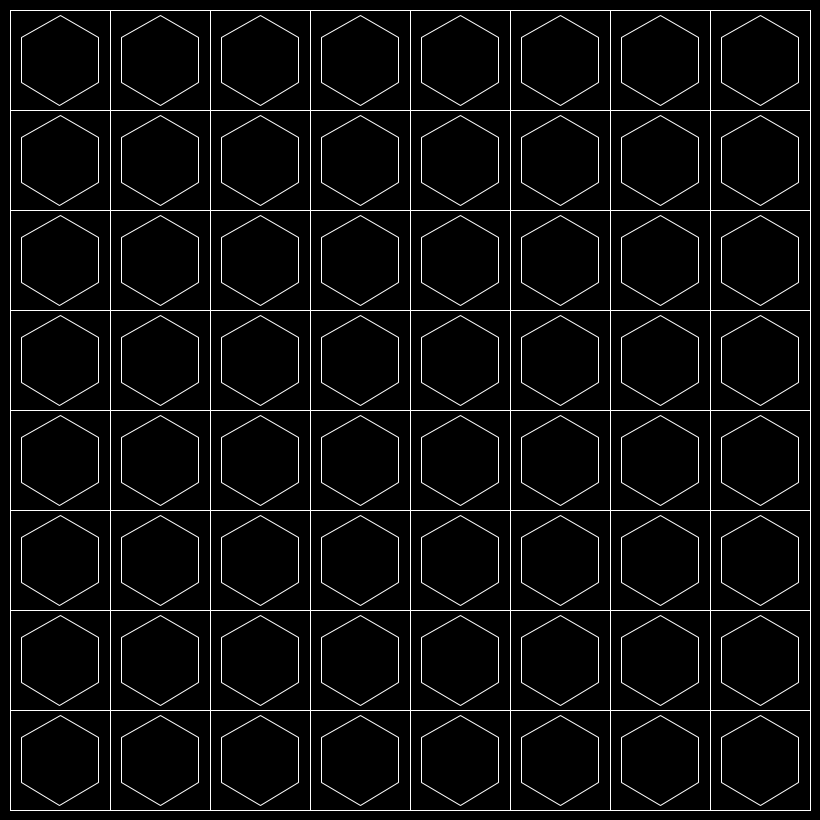
Frame 1 (no input)
Frame 60 (the mouse pressed at the canvas centre just before this capture): identical to frame 1, image omitted
Frame 120 (the mouse held since frame 60 and released just before this capture): identical to frame 1, image omitted

The Processing sketch that drew this single still picture (run headless with seeded random() and noise(); from frame 60 on, the mouse is pressed at the canvas centre):

// Processing sketch: Sketch_33
// ── Sketch_33.pde
Hexagon[] hexagons;
ArrayList<GridPoint> points = new ArrayList<GridPoint>();
float tileWidth = 100, tileHeight = 100;
int hexRadius=60;
int gridCount = 0;

void setup()
{ 
    size(820,820);

    for (float x = 0; x < (width - 20); x += tileWidth) 
    {
        for (float y = 0; y < (height - 20); y += tileHeight) 
        {
            points.add(new GridPoint(x, y, tileWidth, tileHeight));
            gridCount++;
        }
    }
    
    hexagons=new Hexagon[gridCount];

    for (int i=0; i<points.size(); i++)
    {
        hexagons[i] = new Hexagon(points.get(i).x + tileWidth/2, points.get(i).y + tileHeight/2, hexRadius * 0.75);
    }
}

void randomlySubdivideGridPoints () 
{
    ArrayList<GridPoint> newPoints = new ArrayList<GridPoint>();
    
    for (GridPoint p : points)
    {
        if (random(1) > 0.5) 
        {
            p.Subdivide(newPoints);
        } 
        else 
        {
            newPoints.add(p);
        }
    }
    
    points = newPoints;
}

void draw()
{    
    background(0);
    translate(10, 10);

    noFill();
    stroke(255);
    strokeWeight(1);

    for( int i=0; i<hexagons.length; i++ )
    {
        hexagons[i].setStroke(1,255);
        hexagons[i].draw();
    }

    for (GridPoint point : points)
    {
        point.Draw();
    }

    save("frame.png");
}

class GridPoint 
{
    float x, y, tileWidth, tileHeight;
    ArrayList<GridPoint> points = new ArrayList<GridPoint>();
    int randDepth = (int) random(1,5); 

    GridPoint(float _x, float _y, float _tw, float _th)
    {
        x = _x;
        y = _y; 
        tileWidth = _tw; 
        tileHeight = _th;
    }

    void Draw()
    {       
        rect(x,y,tileWidth,tileHeight);
    }

    void Subdivide(ArrayList<GridPoint> pointsBefore)
    {
        points = pointsBefore;

        for (float w = 0; w <= 1; w++) 
        {
            for (float h = 0; h <=1; h++) 
            {
                points.add(new GridPoint(x + ((tileWidth/2) * w), y + ((tileHeight/2) * h), tileWidth/2, tileHeight/2));
                gridCount++;
            }
        }
    }
}


// ── Hexagon.pde
class Hexagon 
{
    float centerX;
    float centerY;
    float radius;
    float strokeWeight = 0;
    color strokeColour;
    float angle = TWO_PI / 6;
    boolean fill = false;
    color fillColour;

    Hexagon( float x, float y, float r )
    {
        centerX = x;
        centerY = y;
        radius = r;
    }
 
    void draw() 
    {
        if(fill)
        {
            fill(fillColour);
        }
        else
        {
            noFill();
        }

        if(strokeWeight==0)
        {
            noStroke();
        }
        else
        {
            strokeWeight(strokeWeight);
            stroke(strokeColour);
        }
  
        beginShape();
            for (float a = PI/6; a < TWO_PI; a += angle) 
            {
                float sx = centerX + cos(a) * radius;
                float sy = centerY + sin(a) * radius;
                vertex(sx, sy);
            }
        endShape(CLOSE);
    }
 
    float centerX()
    {
        return centerX;
    }
 
    float centerY()
    {
        return centerY;
    }
 
    color getColour()
    {
        return fillColour;
    }
  
    void setFillColour(color col)
    {
        fill = true;
        fillColour = col;
    }
  
    void setNoFill(boolean yesno)
    {
        fill = yesno;
    }

    void setStroke(float weight, color col)
    {
        strokeWeight = weight;
        strokeColour = col;
    }
}
